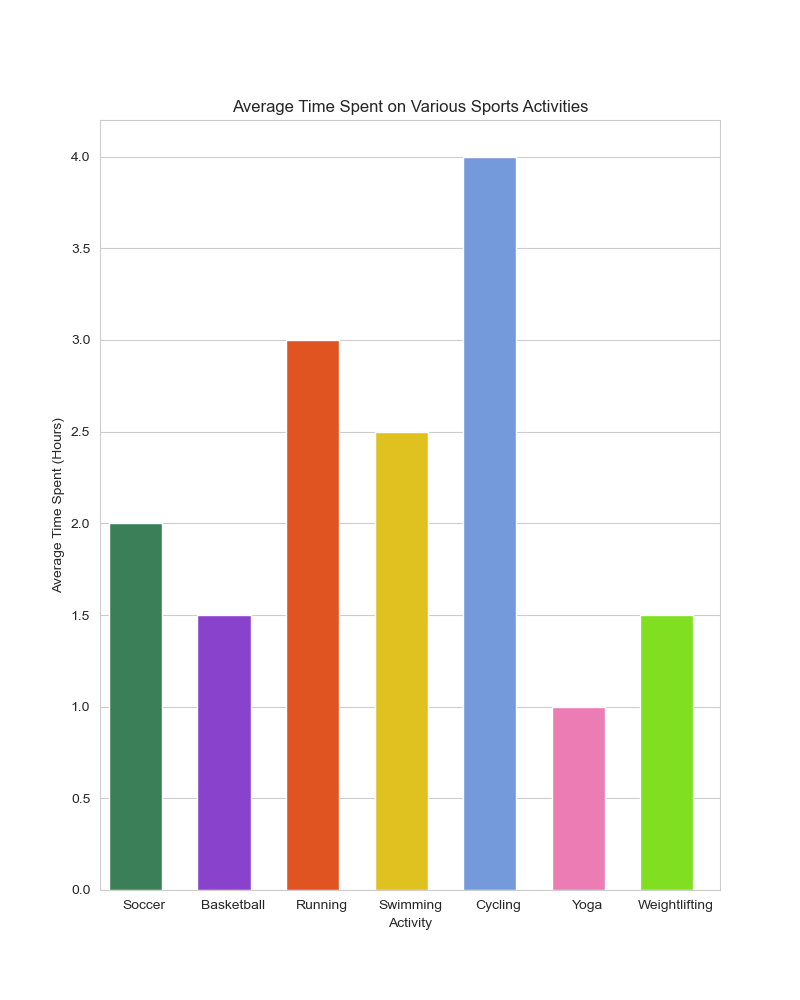

Reproduce this figure in Python.

import seaborn as sns
import pandas as pd
import matplotlib.pyplot as plt

# Data points
data = {
    'Activity': ['Soccer', 'Basketball', 'Running', 'Swimming', 'Cycling', 'Yoga', 'Weightlifting'],
    'TimeSpent': [2, 1.5, 3, 2.5, 4, 1, 1.5]
}
df = pd.DataFrame(data)

# Setting the color codes for clarity
colors = ['#2e8b57', '#8a2be2', '#ff4500', '#ffd700', '#6495ed', '#ff69b4', '#7fff00']

# Initialize the matplotlib figure size
f, ax = plt.subplots(figsize=(8, 10))

# Create the vertical bar chart
sns.barplot(x='Activity', y='TimeSpent', data=df, palette=colors)

# Setting the bar width
for container in ax.containers:
    plt.setp(container, width=0.6)

# Customize the chart
plt.title('Average Time Spent on Various Sports Activities')
plt.xlabel('Activity')
plt.ylabel('Average Time Spent (Hours)')

# Display the chart
plt.show()
